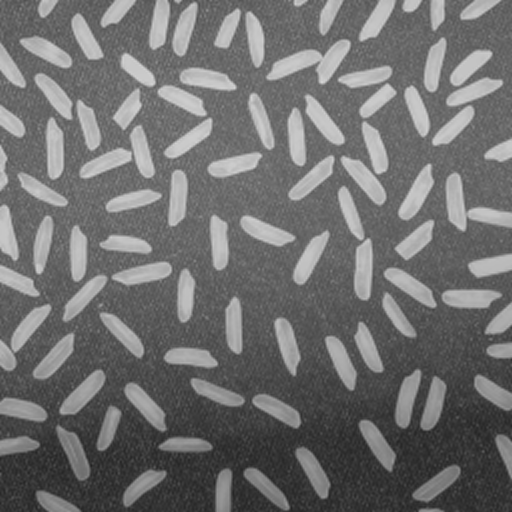
#> input picture Week 12/Lab 2/rice.png, 512 x 512 px
$ jupyter execute rice_counter.ipynb
#> lines starting #> are read from the running program, lines starting #| are printed output that depends on the picture; after the words box and inside, x2 and y2 are one past the last pixel; in counts of white or black regions, pixels touching at a corner belong together
# Rice Counter with Border Extraction

This notebook loads `rice.png`, extracts rice grain borders using contour detection, and counts the grains.

[cell 1]
import cv2
import numpy as np
import matplotlib.pyplot as plt
from pathlib import Path

# --- 1) Load image ---
img_path = Path("rice.png")
if not img_path.exists():
    raise FileNotFoundError(f"Image not found: {img_path.resolve()}")

image_bgr = cv2.imread(str(img_path))
#> image_bgr is the input picture: shape (512, 512, 3); min 33, max 214, mean 111.3
if image_bgr is None:
    raise ValueError("Could not read rice.png")

image_rgb = cv2.cvtColor(image_bgr, cv2.COLOR_BGR2RGB)
gray = cv2.cvtColor(image_bgr, cv2.COLOR_BGR2GRAY)

# --- 2) Preprocess + threshold ---
blur = cv2.GaussianBlur(gray, (5, 5), 0)
_, binary = cv2.threshold(blur, 0, 255, cv2.THRESH_BINARY + cv2.THRESH_OTSU)
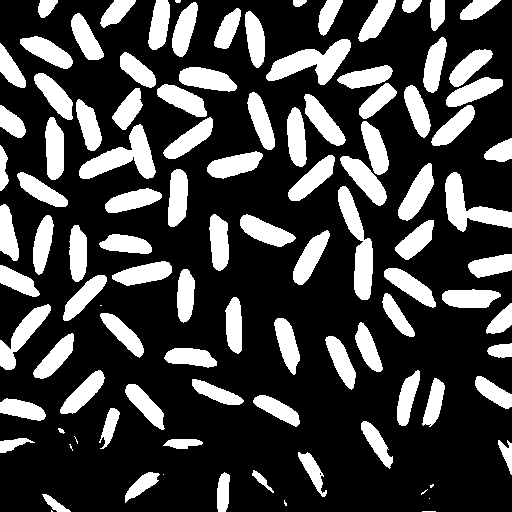
#> binary: shape (512, 512); 26.3% white; 104 white regions (11 under 20 px), largest, box (x1, y1, x2, y2) and area: (266, 39, 351, 85) 1798, (79, 124, 156, 179) 1792, (338, 186, 373, 300) 1727

# If background appears white and rice dark, invert so rice becomes white objects
if np.mean(binary) > 127:
    binary = cv2.bitwise_not(binary)

# --- 3) Clean noise and separate touching grains (morphology) ---
kernel = cv2.getStructuringElement(cv2.MORPH_ELLIPSE, (3, 3))
clean = cv2.morphologyEx(binary, cv2.MORPH_OPEN, kernel, iterations=1)
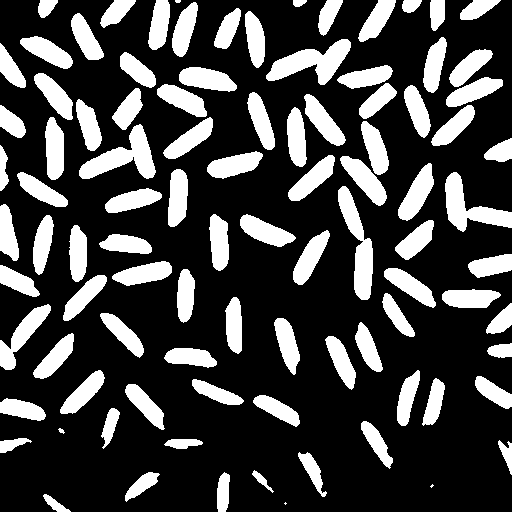
#> clean: shape (512, 512); 26.3% white; 96 white regions (3 under 20 px), largest, box (x1, y1, x2, y2) and area: (266, 39, 351, 85) 1797, (79, 124, 156, 179) 1791, (338, 186, 373, 300) 1726
clean = cv2.morphologyEx(clean, cv2.MORPH_CLOSE, kernel, iterations=1)
#> clean: shape (512, 512); 26.3% white; 92 white regions (3 under 20 px)

# --- 4) Border extraction with contours ---
contours, _ = cv2.findContours(clean, cv2.RETR_EXTERNAL, cv2.CHAIN_APPROX_SIMPLE)
#> contours = 92 contours, 4 with area under 20; largest, box (x1, y1, x2, y2) and area: (337, 65, 397, 206) 3145, (266, 39, 351, 85) 1694, (79, 124, 156, 179) 1684, (338, 186, 373, 300) 1608, (446, 49, 503, 107) 1588

# Filter tiny blobs (noise) by area
min_area = 20
rice_contours = [c for c in contours if cv2.contourArea(c) >= min_area]
#> rice_contours = 88 contours; largest, box (x1, y1, x2, y2) and area: (337, 65, 397, 206) 3145, (266, 39, 351, 85) 1694, (79, 124, 156, 179) 1684, (338, 186, 373, 300) 1608, (446, 49, 503, 107) 1588
rice_count = len(rice_contours)
#> rice_count = 88

# Draw extracted borders
outlined = image_rgb.copy()
cv2.drawContours(outlined, rice_contours, -1, (255, 0, 0), 1)
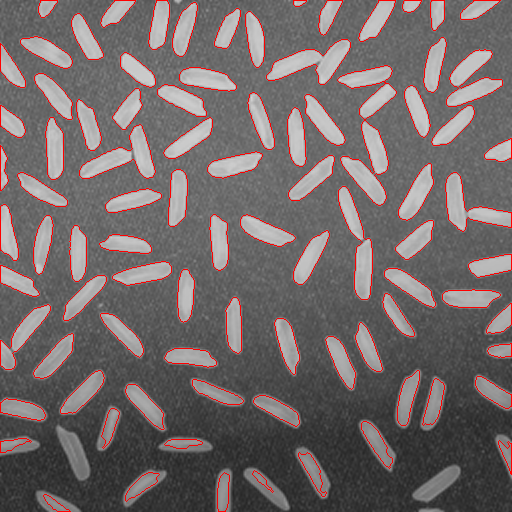
#> outlined: shape (512, 512, 3); 3.81% of pixels changed, all inside (x1, y1, x2, y2) = (0, 0, 512, 512)

# --- 5) Show results ---
fig, axes = plt.subplots(1, 4, figsize=(20, 5))
axes[0].imshow(image_rgb)
axes[0].set_title("Original")
axes[0].axis("off")

axes[1].imshow(binary, cmap="gray")
axes[1].set_title("Otsu Binary")
axes[1].axis("off")

axes[2].imshow(clean, cmap="gray")
axes[2].set_title("Clean Mask")
axes[2].axis("off")

axes[3].imshow(outlined)
axes[3].set_title(f"Borders Extracted | Count = {rice_count}")
axes[3].axis("off")

plt.tight_layout()
plt.show()
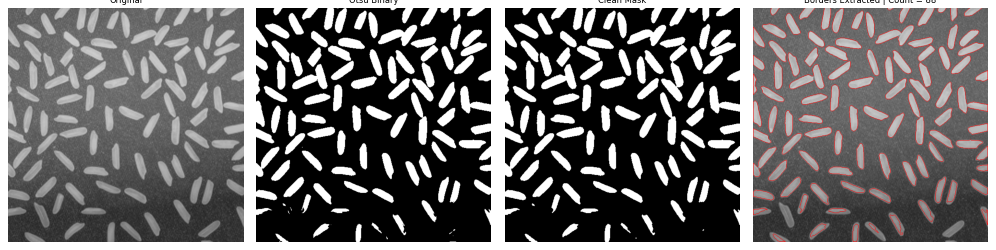
#> figure drawn by matplotlib, 4 panels

print(f"Estimated rice grains: {rice_count}")
#| Estimated rice grains: 88

[cell 2]
# Validation checks for count stability
h, w = clean.shape
#> h = 512; w = 512

# 1) Existing contour method
count_contours = len(rice_contours)
#> count_contours = 88

# 2) Connected components (area filtered)
num_labels, labels, stats, _ = cv2.connectedComponentsWithStats(clean, connectivity=8)
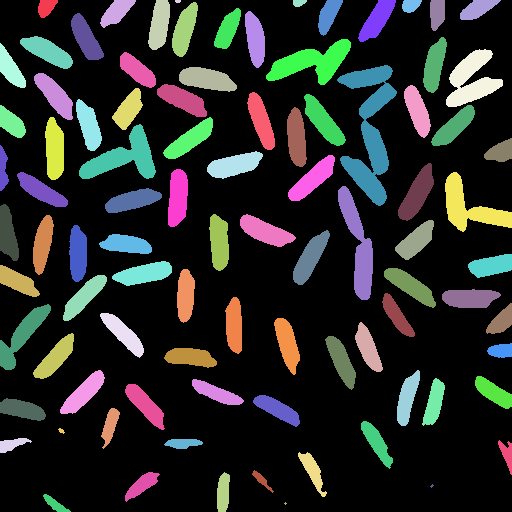
#> labels: shape (512, 512) int32; 93 distinct labels, from 0 to 92; one colour per label, 0 black
#> num_labels = 93; stats = 93 rows, first 6: [0, 0, 512, 512, 193271], [38, 0, 20, 18, 248], [100, 0, 36, 28, 538], [148, 0, 22, 50, 802], [175, 0, 6, 3, 16], [293, 0, 14, 7, 76]
areas = stats[1:, cv2.CC_STAT_AREA]  # skip background
#> areas = 92 values, max 3364 at index 20, min 5 at index 91, mean 748.6
count_cc = int(np.sum(areas >= min_area))
#> count_cc = 89

# 3) Exclude grains touching image border (partial grains)
border_safe = 0
for c in rice_contours:
    x, y, cw, ch = cv2.boundingRect(c)
    touches_border = (x <= 0) or (y <= 0) or (x + cw >= w - 1) or (y + ch >= h - 1)
    if not touches_border:
        border_safe += 1
#> this loop made 88 passes
#> (x, y, cw, ch, touches_border) on passes 1 to 12: (43, 494, 28, 18, True), (217, 472, 13, 40, True), (125, 472, 35, 30, False), (252, 470, 22, 23, False), (298, 452, 29, 45, False), (498, 440, 14, 35, True), (164, 439, 39, 10, False), (0, 438, 32, 15, True), (361, 421, 32, 48, False), (101, 408, 19, 41, False), (0, 398, 46, 23, True), (253, 395, 47, 32, False)
#> after the loop, border_safe = 62

# 4) Sensitivity to min_area
for_test = [10, 15, 20, 25, 30, 35]
sensitivity = {}
for a in for_test:
    sensitivity[a] = int(sum(cv2.contourArea(c) >= a for c in contours))
#> after the loop, sensitivity = {10: 89, 15: 89, 20: 88, 25: 88, 30: 88, 35: 88}

print(f"Contour count (min_area={min_area}): {count_contours}")
#| Contour count (min_area=20): 88
print(f"Connected-components count (min_area={min_area}): {count_cc}")
#| Connected-components count (min_area=20): 89
print(f"Count excluding border-touching grains: {border_safe}")
#| Count excluding border-touching grains: 62
print("Area-threshold sensitivity:", sensitivity)
#| Area-threshold sensitivity: {10: 89, 15: 89, 20: 88, 25: 88, 30: 88, 35: 88}
